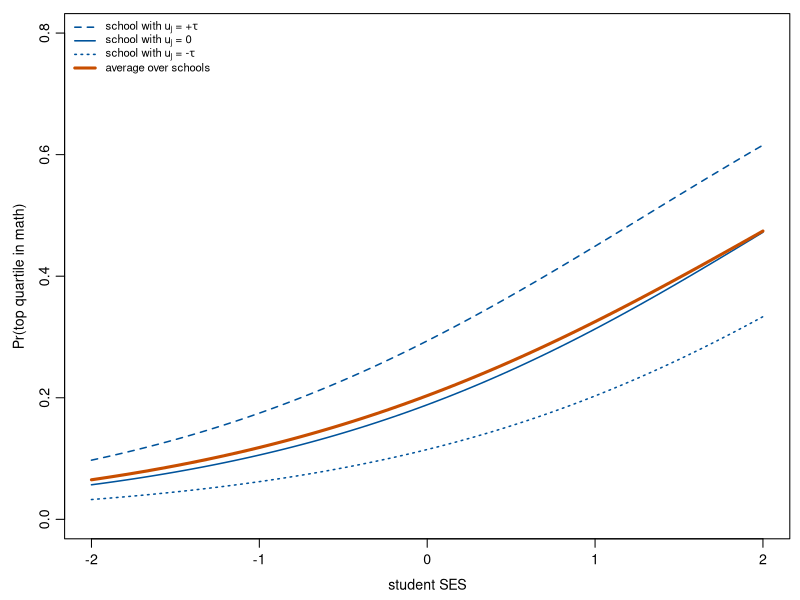

The R source for this figure:
## Week 4, multilevel: random-intercept logit on HSB and the predicted-probability
## figure for the "Random-Intercept Logit" frame. Run from the week folder.
suppressPackageStartupMessages(library(lme4))
data(MathAchieve, package = "nlme"); data(MathAchSchool, package = "nlme")
hsb <- merge(as.data.frame(MathAchieve), as.data.frame(MathAchSchool)[, c("School", "Sector")], by = "School")
hsb$School <- factor(as.character(hsb$School))
hsb$top <- as.integer(hsb$MathAch > quantile(hsb$MathAch, 0.75))
g1 <- glmer(top ~ SES + Sector + (1 | School), data = hsb, family = binomial, nAGQ = 10)
b <- fixef(g1); tau2 <- as.data.frame(VarCorr(g1))$vcov[1]; tau <- sqrt(tau2)
cat("glmer coefficients:\n"); print(round(summary(g1)$coefficients, 3)); cat("tau2:", round(tau2, 3), " tau:", round(tau, 3), "\n")
## public school (Catholic = 0), SES from -2 to 2
ses <- seq(-2, 2, by = 0.05)
eta <- b["(Intercept)"] + b["SES"] * ses
p_lo <- plogis(eta - tau); p_0 <- plogis(eta); p_hi <- plogis(eta + tau)
## population average: integrate plogis(eta + u) over u ~ N(0, tau2) on a fine grid
u <- seq(-4 * tau, 4 * tau, length.out = 401); w <- dnorm(u, 0, tau); w <- w / sum(w)
p_avg <- sapply(eta, function(e) sum(plogis(e + u) * w))
cat("at SES = 0: school u=0", round(plogis(b[1]), 3), " population average", round(p_avg[ses == 0], 3), "\n")
cat("slope at SES = 0 (per unit SES): school u=0", round(b["SES"] * plogis(b[1]) * (1 - plogis(b[1])), 3),
    " population average", round((p_avg[which(ses == 0) + 1] - p_avg[which(ses == 0) - 1]) / 0.1, 3), "\n")
dukeblue <- rgb(0, 83, 155, maxColorValue = 255); accent <- rgb(200, 78, 0, maxColorValue = 255)
pdf("figs/glmer_pred.pdf", width = 5.6, height = 2.9)
par(mar = c(3.6, 3.8, 0.8, 0.6), mgp = c(2.2, 0.7, 0), cex = 0.85)
plot(ses, p_hi, type = "l", lwd = 1.5, col = dukeblue, lty = 2, ylim = c(0, 0.8),
     xlab = "student SES", ylab = "Pr(top quartile in math)")
lines(ses, p_0, lwd = 1.5, col = dukeblue); lines(ses, p_lo, lwd = 1.5, col = dukeblue, lty = 3)
lines(ses, p_avg, lwd = 3, col = accent)
legend("topleft", c(expression(paste("school with ", u[j], " = +", tau)), expression(paste("school with ", u[j], " = 0")),
                    expression(paste("school with ", u[j], " = -", tau)), "average over schools"),
       col = c(dukeblue, dukeblue, dukeblue, accent), lwd = c(1.5, 1.5, 1.5, 3), lty = c(2, 1, 3, 1), bty = "n", cex = 0.8)
dev.off()
